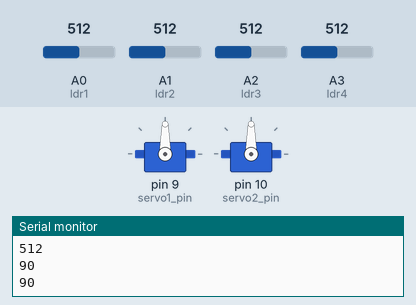
A sketch run on a simulated Arduino Uno, built with avr-gcc and run on an emulated ATmega328P. On the bench: 2 × servo, the last lines printed to the serial monitor. The inputs (shaded band) are chosen by the test bench; at power-on: A0 (ldr1) = 512, A1 (ldr2) = 512, A2 (ldr3) = 512, A3 (ldr4) = 512.

Above: at 1.3 s.
1.4 s: A0 (ldr1) set to 540
At 4.3 s:
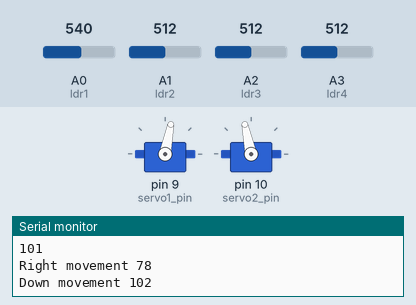
4.4 s: A1 (ldr2) set to 716
7.4 s: A2 (ldr3) set to 992
At 7.79 s:
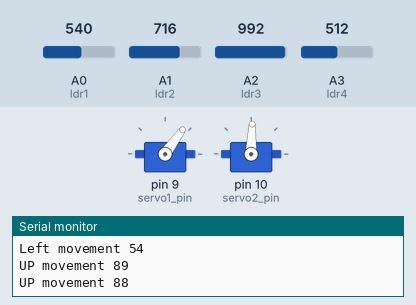
10.4 s: A3 (ldr4) set to 548
At 10.86 s:
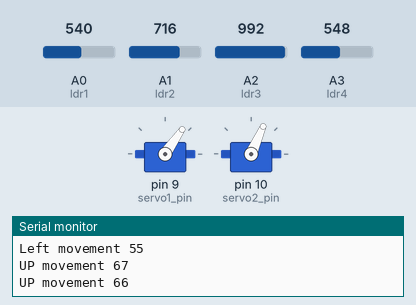
13.4 s: A3 (ldr4) set to 716
16.4 s: A0 (ldr1) set to 992
At 17.5 s:
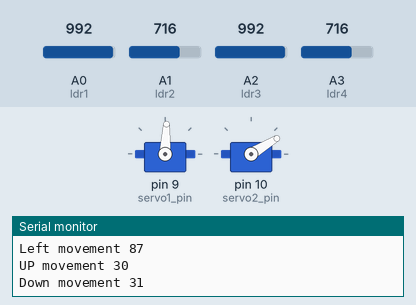
Timing chart, 0 to 19.0 s (numbered marks = the images above; inputs shaded):
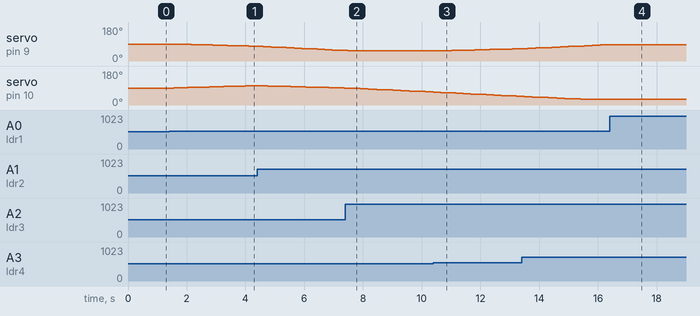

The sketch:

SolarTracker.ino
```cpp
/*
* To test 4 LDR with 2 servos
*/

#include <Servo.h>

//Minimum change in position of a servo
const int delta=1;
const int del = 20;
const int THRESHOLD = 10;

int ldr1 = A0;
int ldr2 = A1;
int ldr3 = A2;
int ldr4 = A3;

int v_ldr1;
int v_ldr2;
int v_ldr3;
int v_ldr4;

int s1_pos, s2_pos;

int servo1_pin = 9; // Left-Right
int servo2_pin = 10;// Up-Down

Servo s1,s2;

void setup()
{

  s1.attach(servo1_pin);
  s2.attach(servo2_pin);

  s1_pos = s2_pos = 90;

  s1.write(s1_pos);
  s2.write(s2_pos);

  Serial.begin(9600);
  delay(100);

}

void loop()
{
	// Reading analog values fro LDR
	v_ldr1 = analogRead(ldr1);
	v_ldr2 = analogRead(ldr2);
	v_ldr3 = analogRead(ldr3);
	v_ldr4 = analogRead(ldr4);

	//Printing current values of LDR
	Serial.println(v_ldr1);
	Serial.println(v_ldr2);
	Serial.println(v_ldr3);
	Serial.println(v_ldr4);
	Serial.println("");

	// Reading current position of servos
	s1_pos = s1.read();
	s2_pos = s2.read();

	Serial.println(s1_pos);
	Serial.println(s2_pos);

	if( v_ldr4-v_ldr1 > THRESHOLD )
	{
		moveLeft();
	}

	if( v_ldr4-v_ldr1 < -THRESHOLD )
	{
		moveRight();
	}

	if( v_ldr3-v_ldr2 > THRESHOLD )
	{
		moveLeft();
	}

	if( v_ldr3-v_ldr2 < -THRESHOLD )
	{
		moveRight();
	}

	if( v_ldr4-v_ldr3 > THRESHOLD )
	{
		moveDown();
	}

	if( v_ldr4-v_ldr3 < -THRESHOLD )
	{
		moveUp();
	}

	if( v_ldr1-v_ldr2 > THRESHOLD )
	{
		moveDown();
	}

	if( v_ldr1-v_ldr2 < -THRESHOLD )
	{
		moveUp();
	}

	//pinMode(servo2_pin, OUTPUT);
	s2.write(s2_pos);
	delay(del);
	//pinMode(servo2_pin, INPUT);

	delay(100);

	//pinMode(servo1_pin, OUTPUT);
	s1.write(s1_pos);
	delay(del);
	//pinMode(servo1_pin, INPUT);


	delay(100);

}


void moveDown()
{
	// pinMode(servo2_pin, OUTPUT);

	s2_pos += delta;

	if(s2_pos >160)
		s2_pos = 160;

	// s2.write(s2_pos);
	// delay(del);

	// pinMode(servo2_pin, INPUT);

	Serial.print("Down movement ");
	Serial.println(s2_pos);

}

void moveUp()
{
	// pinMode(servo2_pin, OUTPUT);

	s2_pos -= delta;

	if(s2_pos < 30)
		s2_pos = 30;

	// s2.write(s2_pos);
	// delay(del);

	// pinMode(servo2_pin, INPUT);

	Serial.print("UP movement ");
	Serial.println(s2_pos);

}

void moveLeft()
{
	// pinMode(servo1_pin, OUTPUT);

	s1_pos += delta;

	if(s1_pos >160)
		s1_pos = 160;

	// s1.write(s1_pos);
	// delay(del);
	// pinMode(servo1_pin, INPUT);

	Serial.print("Left movement ");
	Serial.println(s1_pos);

}


void moveRight()
{
	// pinMode(servo1_pin, OUTPUT);

	s1_pos -= delta;

	if(s1_pos <10)
		s1_pos = 10;

	// s1.write(s1_pos);
	// delay(del);
	// pinMode(servo1_pin, INPUT);

	Serial.print("Right movement ");
	Serial.println(s1_pos);

}
```

Measured:
- the behaviour switches between 522 and 523 on A0 (ldr1) (found by bisection; images 0 and 1)
- the behaviour switches between 529 and 530 on A3 (ldr4) (found by bisection; images 2 and 3)
- after the input at 1.4 s, servo on pin 9 (servo1_pin): moves from 90° to 78° over 2.7 s, starting after 0.27 s; servo on pin 10 (servo2_pin): moves from 90° to 102° over 2.7 s, starting after 0.15 s
- after the input at 7.4 s, servo on pin 9 (servo1_pin): goes on until 7.5 s, then stays 54°
- after the input at 10.4 s, servo on pin 9 (servo1_pin): moves from 54° to 65° over 2.6 s, starting after 0.37 s
- after the input at 16.4 s, servo on pin 9 (servo1_pin): stays 87° (without the input it goes to 89° after 0.24 s); servo on pin 10 (servo2_pin): 30° → 31° after 0.12 s
